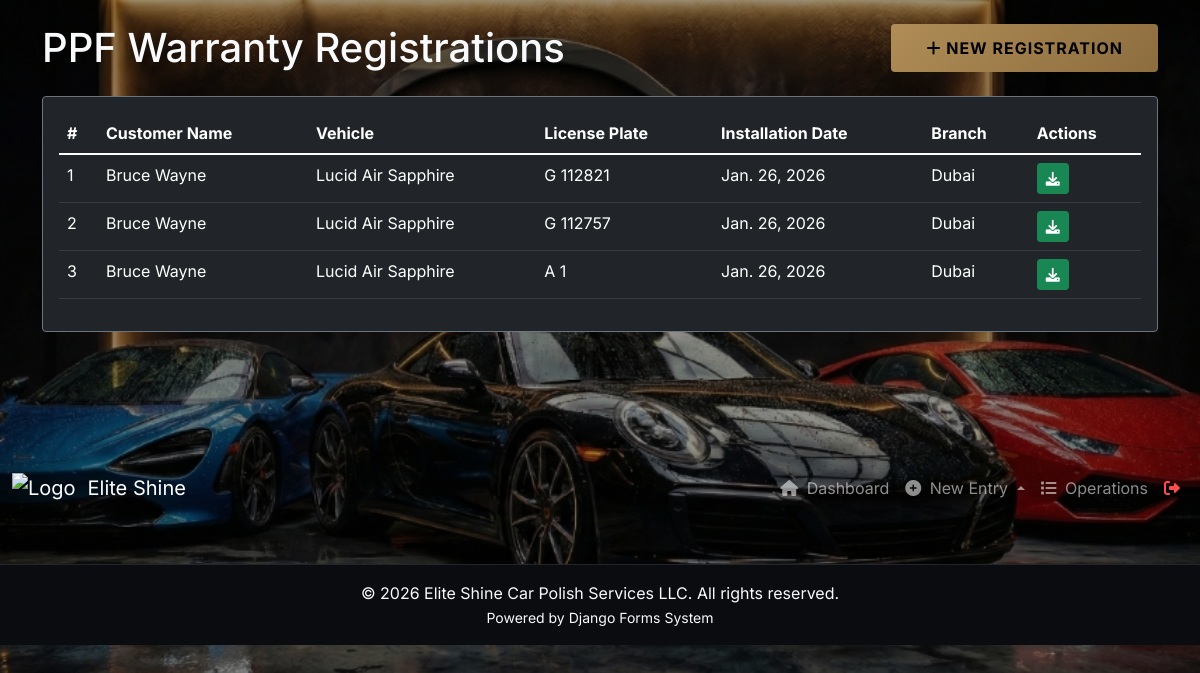
The app's page /forms/ppf/ with its own data.
### Bankend/ppf_warranty/models.py (models this page shows, shortened)
class PPFWarrantyRegistration(models.Model):
    BRANCH_CHOICES = [
        ('DXB', 'Dubai'),
        ('AUH', 'Abu Dhabi'),
        ('SHJ', 'Sharjah'),
    ]
    FILM_CHOICES = [
        ('GLOSS', 'Gloss'),
        ('MATTE', 'Matte'),
        ('SATIN', 'Satin'),
        ('VINYL', 'Vinyl Wrap'),
        ('COLOR', 'Color PPF'),
        ('OTHER', 'Other'),
    ]
    invoice = models.OneToOneField(Invoice, on_delete=models.CASCADE, related_name='ppf_warranty', null=True, blank=True)
    invoice_number = models.CharField(max_length=50, blank=True)
    full_name = models.CharField(max_length=255)
    contact_number = models.CharField(max_length=20)
    email = models.EmailField()
    vehicle_brand = models.CharField(max_length=100)
    vehicle_model = models.CharField(max_length=100)
    vehicle_year = models.IntegerField()
    vehicle_color = models.CharField(max_length=50)
    license_plate = models.CharField(max_length=50)
    vin = models.CharField(max_length=50, verbose_name="VIN")
    installation_date = models.DateField()
    branch_location = models.CharField(max_length=10, choices=BRANCH_CHOICES)
    film_brand = models.CharField(max_length=100)
    film_type = models.CharField(max_length=20, choices=FILM_CHOICES)
    coverage_area = models.CharField(max_length=255)
    first_checkup_date = models.DateField(null=True, blank=True)
    first_checkup_notes = models.TextField(null=True, blank=True)
    second_checkup_date = models.DateField(null=True, blank=True)
    second_checkup_notes = models.TextField(null=True, blank=True)
    third_checkup_date = models.DateField(null=True, blank=True)
    third_checkup_notes = models.TextField(null=True, blank=True)
    fourth_checkup_date = models.DateField(null=True, blank=True)
    fourth_checkup_notes = models.TextField(null=True, blank=True)
    fifth_checkup_date = models.DateField(null=True, blank=True)
    fifth_checkup_notes = models.TextField(null=True, blank=True)
    signature_data = models.TextField(null=True, blank=True)
    created_at = models.DateTimeField(auto_now_add=True)

### Bankend/ppf_warranty/views.py (the view)
# urls.py: path('', views.ppf_warranty_list, name='ppf_warranty_list'),
def ppf_warranty_list(request):
    warranties = PPFWarrantyRegistration.objects.all().order_by('-created_at')
    return render(request, 'forms/ppf_warranty_list.html', {'warranties': warranties})

### Bankend/templates/forms/ppf_warranty_list.html (shortened to what this page needs)
{% extends 'base.html' %}
{% block content %}
<div class="container">
    <div class="d-flex justify-content-between align-items-center mb-4">
        <h1 class="mb-0">PPF Warranty Registrations</h1>
        <a href="{% url 'ppf_warranty_create' %}" class="btn btn-primary">
            <i class="fas fa-plus"></i> New Registration
        </a>
    </div>
    <div class="card bg-dark text-white border-secondary">
        <div class="card-body">
            <div class="table-responsive">
                <table class="table table-dark table-hover">
                    <thead class="table-header">
                        <tr>
                            <th>#</th>
                            <th>Customer Name</th>
                            <th>Vehicle</th>
                            <th>License Plate</th>
                            <th>Installation Date</th>
                            <th>Branch</th>
                            <th>Actions</th>
                        </tr>
                    </thead>
                    <tbody>
                        {% for warranty in warranties %}
                        <tr>
                            <td>{{ forloop.counter }}</td>
                            <td>{{ warranty.full_name }}</td>
                            <td>{{ warranty.vehicle_brand }} {{ warranty.vehicle_model }}</td>
                            <td>{{ warranty.license_plate }}</td>
                            <td>{{ warranty.installation_date }}</td>
                            <td>{{ warranty.get_branch_location_display }}</td>
                            <td>
                                <a href="{% url 'generate_pdf' 'ppfwarrantyregistration' warranty.id %}"
                                    class="btn btn-sm btn-success" title="Download PDF">
                                    <i class="fas fa-download"></i>
                                </a>
                            </td>
                        </tr>
                        {% empty %}
                        <tr>
                            <td colspan="7" class="text-center py-4">No warranty registrations found.</td>
                        </tr>
                        {% endfor %}
                    </tbody>
                </table>
            </div>
        </div>
    </div>
</div>
{% endblock %}

### Bankend/templates/base.html (style rules this page uses)
:root { --glass: rgba(15, 23, 42, 0.7); --glass-border: rgba(255, 255, 255, 0.1); --gold: #b08d57; --accent: #6366f1; }
body { background: url('/static/images/bg.jpg') no-repeat center center fixed; background-size: cover; color: #f8fafc; font-family: 'Inter', sans-serif; min-height: 100vh; display: flex; flex-direction: column; overflow-x: hidden; }
body::before { content: ''; position: fixed; top: 0; left: 0; right: 0; bottom: 0; background: rgba(0, 0, 0, 0.4); z-index: -1; }
.btn-primary { background: linear-gradient(135deg, var(--gold) 0%, #8c6d3e 100%); border: none; color: #000; font-weight: 700; padding: 12px 35px; text-transform: uppercase; letter-spacing: 1px; transition: transform 0.2s; }

### records on screen
PPFWarrantyRegistration: full_name "Bruce Wayne", vehicle_brand "Lucid", vehicle_model "Air Sapphire", license_plate "G 112821", installation_date "Jan. 26, 2026", branch_location "Dubai"
PPFWarrantyRegistration: full_name "Bruce Wayne", vehicle_brand "Lucid", vehicle_model "Air Sapphire", license_plate "G 112757", installation_date "Jan. 26, 2026", branch_location "Dubai"
PPFWarrantyRegistration: full_name "Bruce Wayne", vehicle_brand "Lucid", vehicle_model "Air Sapphire", license_plate "A 1", installation_date "Jan. 26, 2026", branch_location "Dubai"
